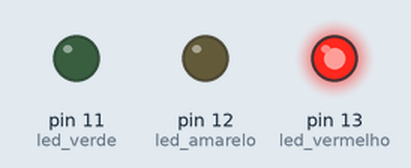
The sketch below on a simulated Arduino Uno, built with avr-gcc and run on an emulated ATmega328P. On the bench: output pins drawn as LEDs (lit = HIGH).

Above: at 2.5 s.
At 6.0 s:
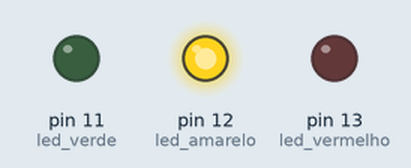
At 10.5 s:
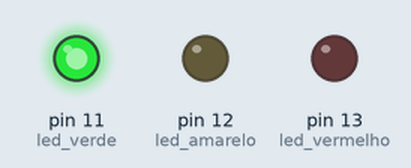
Timing chart, 0 to 18.2 s (numbered marks = the images above):
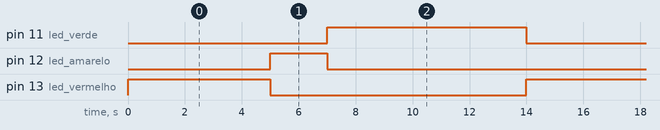

The sketch:

_2_SEMAFORO.ino
```cpp
#define led_vermelho 13
#define led_amarelo 12
#define led_verde 11
void setup()
{
pinMode(led_vermelho,OUTPUT);
pinMode(led_amarelo,OUTPUT);
pinMode(led_verde,OUTPUT);
}

void loop()
{
digitalWrite(led_vermelho,HIGH);//define o estado alto do led
digitalWrite(led_amarelo,LOW);//define o estado baixo do led
digitalWrite(led_verde,LOW);//define o estado baixo do led
delay(5000);//define o tempo em que o led vai ficar ligado
digitalWrite(led_vermelho,LOW);//define o estado alto do led
digitalWrite(led_amarelo,HIGH);//define o estado baixo do led
digitalWrite(led_verde,LOW);//define o estado baixo do led
delay(2000);//define o tempo em que o led vai ficar ligado
digitalWrite(led_vermelho,LOW);//define o estado alto do led
digitalWrite(led_amarelo,LOW);//define o estado baixo do led
digitalWrite(led_verde,HIGH);//define o estado baixo do led
delay(7000);//define o tempo em que o led vai ficar ligado
}
```

Measured:
- by itself, pin 11 (led_verde): alternates HIGH for 7.0 s and LOW for 7.0 s
- by itself, pin 12 (led_amarelo): alternates HIGH for 2.0 s and LOW for 12.0 s
- by itself, pin 13 (led_vermelho): alternates HIGH for 5.0 s and LOW for 9.0 s
